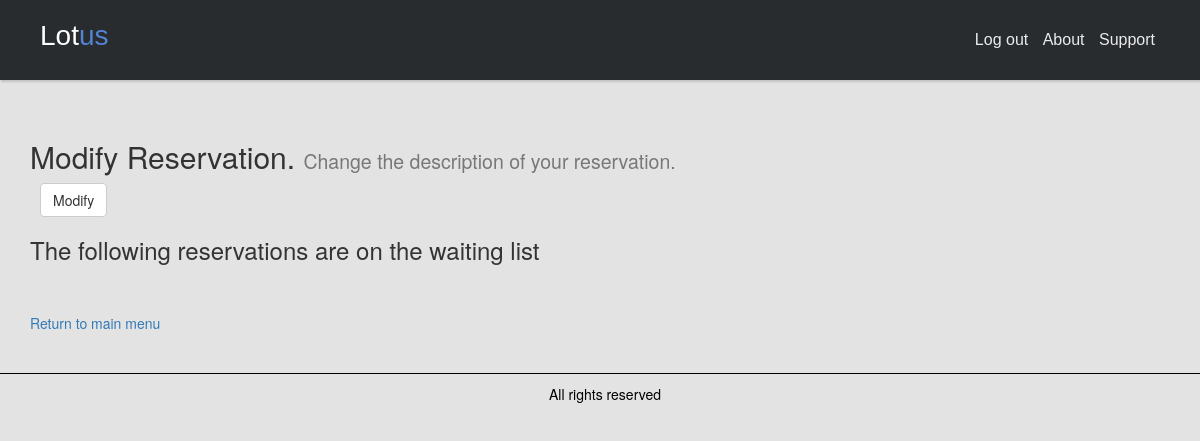
/modify_reservation.php (signed in), run on an earlier commit of the app's database.
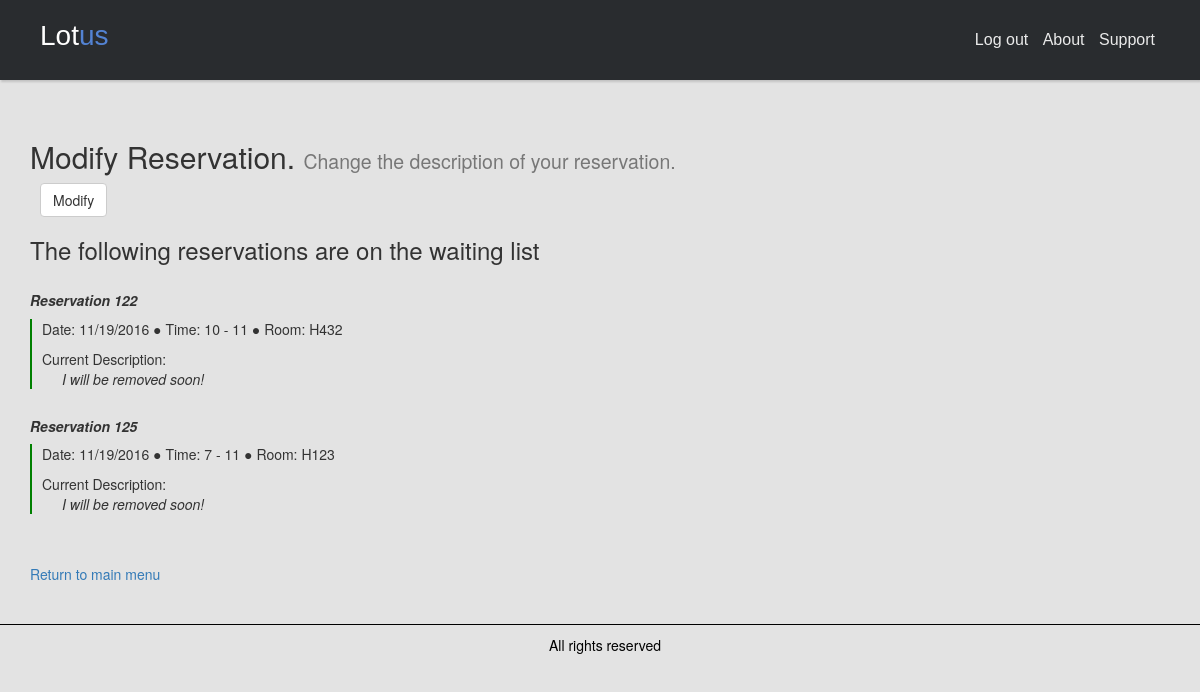
And on a later commit of the database.
### tables this page shows
CREATE TABLE Reservation(
  id INT (10) NOT NULL AUTO_INCREMENT,
  roomID VARCHAR (10) NOT NULL,
  loginID VARCHAR (25) NOT NULL,
  description VARCHAR (200) NOT NULL,
 
  FOREIGN KEY(roomID) REFERENCES Room(roomNumber)
      ON DELETE CASCADE
      ON UPDATE CASCADE,
  FOREIGN KEY(loginID) REFERENCES Login(userName)
      ON DELETE CASCADE
      ON UPDATE CASCADE,
  PRIMARY KEY(id)
);

CREATE TABLE TimeSlot(
  Tid INT (10) NOT NULL AUTO_INCREMENT,
  StartTime VARCHAR(10) NOT NULL,
  EndTime VARCHAR(10) NOT NULL,
  date VARCHAR (11) NOT NULL,
  ReservationID INT (10) NOT NULL,
  PRIMARY KEY(Tid),
  FOREIGN KEY(ReservationID) REFERENCES Reservation(id)
        ON DELETE CASCADE
        ON UPDATE CASCADE
);

### action_viewUserReservation.php (called while the page is built, shortened)
<?php
    include_once ('objects/WaitList.php');
    $user = $_SESSION['login_user'];
    $waitList = new WaitList();
    $waitList->updateWaitListByUser($user);
    $waitList_reservation = $waitList->getCalendar();
?>

### objects/WaitList.php (called while the page is built, shortened)
<?php
include_once (__DIR__.'/../connection.php');
include_once (__DIR__.'/TimeSlot.php');
include_once (__DIR__.'/Reservation.php');
class WaitList{
    private $reservations = [];
    public function updateWaitListByUser($user){
        $con = new Connection();
        $sql = "SELECT * FROM reservation
                    INNER JOIN timeslot ON reservation.id = timeslot.ReservationID
                    INNER JOIN waitList ON reservation.id = waitList.ReservationID
                    WHERE reservation.loginID='$user'";
        $con->setQuery($sql);
        $con->executeQuery();
        $result = $con->getResult();
        if ($result->num_rows > 0) {
            while($row = $result->fetch_assoc()) {
                $timeSlot = new TimeSlot($row["StartTime"],$row["EndTime"],$row["date"]);
                $reservation = new Reservation($row["roomID"],$timeSlot,$row["loginID"],$row["description"]);
                $reservation->setID($row["id"]);
                array_push($this->reservations, $reservation);
            }
        }
    }
    public function getCalendar(){
        $reservations = array();
        for ($i = 0; $i < sizeof($this->reservations); $i++){
            $reservation = array("room"=>$this->reservations[$i]->getRoom(),
                "start_time"=>$this->reservations[$i]->getTimeSlot()->getStart(),
                "end_time"=>$this->reservations[$i]->getTimeSlot()->getEnd(),
                "username"=>$this->reservations[$i]->getUser(),
                "description"=>$this->reservations[$i]->getDescription(),
                "date"=>$this->reservations[$i]->getTimeSlot()->getDate(),
                "id"=>$this->reservations[$i]->getID());
            array_push($reservations, $reservation);
        }
        return $reservations;
    }
}
?>

### objects/Reservation.php (called while the page is built, shortened)
<?php
include_once (__DIR__.'/../connection.php');
class Reservation{
    private $roomNumber;
    private $timeSlot;
    private $user;
    private $description;
    private $id;
    public function __construct($roomNumber, $timeSlot, $user, $description)
    {
        $this->roomNumber=$roomNumber;
        $this->timeSlot=$timeSlot;
        $this->user=$user;
        $this->description=$description;
    }
    public function getID(){
        return $this->id;
    }
    public function setID($id){
        $this->id=$id;
    }
    public function getRoom(){
        return $this->roomNumber;
    }
    public function getTimeSlot(){
        return $this->timeSlot;
    }
    public function getUser(){
        return $this->user;
    }
    public function getDescription(){
        return $this->description;
    }
}
?>

### connection.php (called while the page is built, shortened)
<?php
class Connection{
    public $servername = "localhost";
    protected $username = "root";
    protected $password = "";
    public $dbname = "conference";
    public $conn;
    protected $query;
    public function __construct()
    {
        $this->conn = new mysqli($this->servername, $this->username, $this->password, $this->dbname);
    }
    public function setQuery($query){
        $this->query=$query;
    }
    public function executeQuery(){
        $this->result=$this->conn->query($this->query);
        if($this->result){
            return true;
        }
        else{
            return false;
        }
    }
}
?>

### objects/TimeSlot.php (called while the page is built)
<?php
    class TimeSlot{
        private $startTime;
        private $endTime;
        private $date;
        public function __construct($startTime, $endTime, $date)
        {
            $this->startTime = $startTime;
            $this->endTime = $endTime;
            $this->date = $date;
        }
        public function getStart(){
            return $this->startTime;
        }
        public function getEnd(){
            return $this->endTime;
        }
        public function getDate(){
            return $this->date;
        }
    }
?>

### modify_reservation.php (the view, shortened to what this page needs)
<!DOCTYPE html>
<html lang="en">
<head>
    <link rel="stylesheet" type="text/css" href="assets/css/main.css">
    <link rel="stylesheet" href="https://maxcdn.bootstrapcdn.com/bootstrap/3.3.7/css/bootstrap.min.css">
    <link rel="stylesheet" href="https://maxcdn.bootstrapcdn.com/font-awesome/4.6.3/css/font-awesome.min.css">
    <link rel="stylesheet" type="text/css" href="assets/css/header.css">
</head>
<body style="background-color: #E3E3E3">
<header class="header-basic">
    <div class="header-limiter">
        <h1><a href="#">Lot<span>us</span></a></h1>
        <nav>
            <?php
                if(isset($_SESSION['login_user'])){
                    echo"
                                    <a href=\"logout.php\">Log out</a>
                                ";
                }else{
                    echo"
                                    <a href=\"login.php\">Log in</a>
                                ";
                }
            ?>
            <a href="#">About</a>
            <a href="#">Support</a>
        </nav>
    </div>
</header>
<div class="container" style="margin-top:40px;">
    <h2>Modify Reservation. <small>Change the description of your reservation.</small></h2>
    <?php
        include_once ('action_viewUserReservation.php');
    ?>
    <?php
            echo '<button class="btn btn-default btn-md" data-toggle="modal"
                  data-target="#modal">Modify</button>';
        echo "<h3>The following reservations are on the waiting list</h3>";
        foreach($waitList_reservation as $waitList){
            $id = $waitList['id'];
            $descp = $waitList['description'];
            $room = $waitList['room'];
            $time = $waitList['start_time'] . ' - ' . $waitList['end_time'];
            $date = $waitList['date'];
            echo '<h5><strong><i>Reservation ' . $id . '</i></strong></h5>';
            echo '<div id="display">';
            echo '<p>Date: '. $date . ' &#9679; Time: ' . $time .
                ' &#9679; Room: ' . $room . '</p>';
            echo '<p>Current Description: <br/><span style="margin-left: 20px;"><i>'
                . $descp . '</i></span></p>';
            echo '</div>';
        }
    ?>
    <br/><br/>
    <a href="booking.php">Return to main menu</a>
</div>
</body>
<footer>
    <p>All rights reserved</p>
</footer>
</body>
</html>

### assets/css/main.css (style rules this page uses)
footer { margin-top: 40px; clear: both; width: auto; height: 40px; padding: 10px; border-top: 1px solid #000; text-align: center; color: #000; }

### assets/css/header.css (style rules this page uses)
.header-basic { padding: 20px 40px; height: 80px; background-color: #292c2f; box-shadow: 1px 2px 2px rgba(0, 0, 0, 0.15); box-sizing: border-box; }
.header-basic .header-limiter { text-align: center; max-width: 1200px; margin: 0 auto; }
.header-basic .header-limiter h1 { line-height: 40px; float: left; margin: 0; font: normal 28px Cookie, Arial, Helvetica, sans-serif; }
.header-basic .header-limiter h1 span { color: #5383d3; }
.header-basic .header-limiter a { color: #ffffff; text-decoration: none; }
.header-basic .header-limiter nav { font:16px Arial, Helvetica, sans-serif; line-height: 40px; float: right; }
.header-basic .header-limiter nav a { display: inline-block; padding: 0 5px; text-decoration:none; color: #ffffff; font-size: 16px; opacity: 0.9; }

### modify_reservation.php (style rules this page uses)
#display { border-left: 2px solid green; border-spacing: 10px 10px; }
p { padding-left: 10px; }
h5 { margin-top: 30px; }
button { margin-left: 10px; }

What changed in the data, as far as the page shows it:
added reservation: id "122", timeslot.date "11/19/2016", timeslot.StartTime+EndTime "10 - 11", roomID "H432", description "I will be removed soon!"
added reservation: id "125", timeslot.date "11/19/2016", timeslot.StartTime+EndTime "7 - 11", roomID "H123", description "I will be removed soon!"
